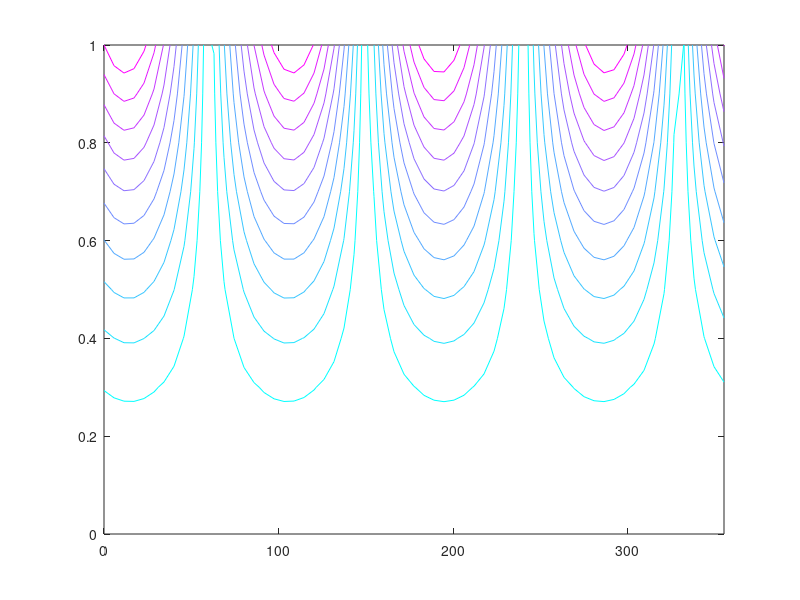
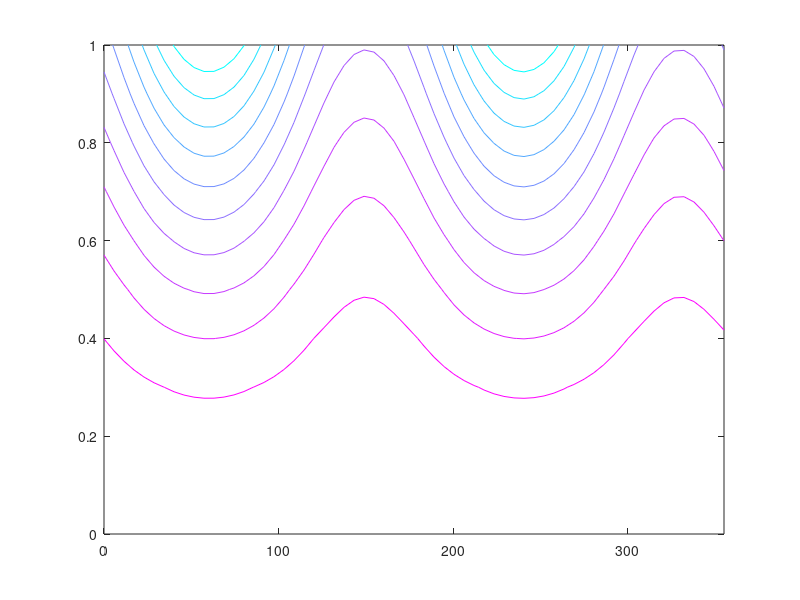
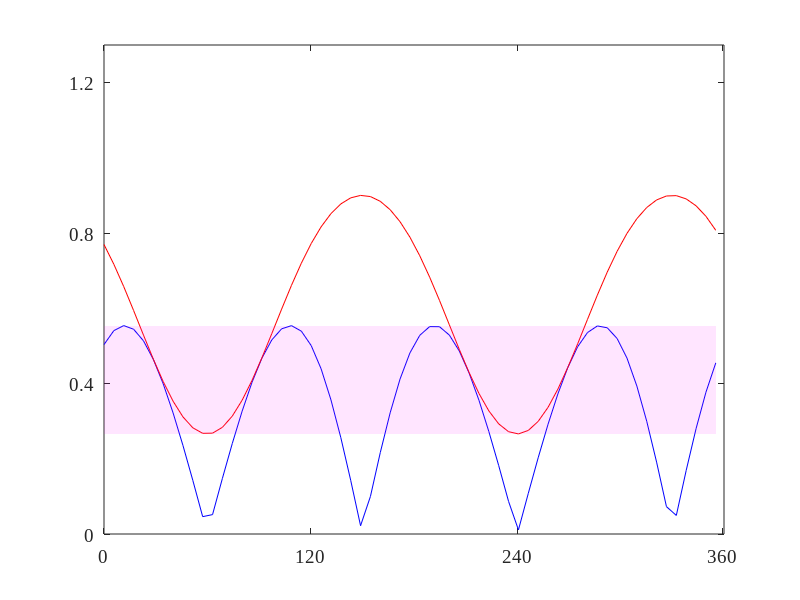

These charts were generated, in order, by the following MATLAB code: (Note: this script raises an error after producing the figures.)
Smin=[];
Smax=[];
mx=[];
theta_f1=0:0.1:2*pi;

for m=0:0.1:1
dead_time=0;

% m=0.9;
n=0;
D1=(1+m*sin(theta_f1)+(n/6)*sawtooth(3*theta_f1+pi/2,1/2))/2;
D1(D1<dead_time)=dead_time;
D1(D1>(1-dead_time))=1-dead_time;
% S1=(2/pi)*sin(pi*D1)*cos(theta_c);
S1=(2/pi)*sin(pi*(D1));
theta_f2=theta_f1-2*pi/3;
D2=(1+m*sin(theta_f2)+(n/6)*sawtooth(3*theta_f2+pi/2,1/2))/2;
D2(D2<dead_time)=dead_time;
D2(D2>(1-dead_time))=1-dead_time;
D2=(1+m*sin(theta_f2)+(n/6)*sawtooth(3*theta_f2+pi/2,1/2))/2;
S2=(2/pi)*sin(pi*(D2));

mx=[mx, m];

Smin=[Smin ; abs(S1-S2)];
Smax=[Smax ; abs(S1+S2)];
end

[X Y]= meshgrid(theta_f1*180/pi,mx); 

%%
figure1 = figure('Position', [0 0 400 300]);
colormap(cool)
% axes1 = axes('Parent',figure1);
% hold(axes1,'on');
contour(X,Y,Smin);

% mesh(X,Y,Smin);
% hold on;
% mesh(X,Y,Smax);
% hold on;

%%

figure2 = figure('Position', [0 0 400 300]);
colormap(cool)
contour(X,Y,Smax);
% % mesh(X,Y,Smax);


% Create ylabel
% ylabel({'Modulation Index'},'FontSize',15);

% Create xlabel
% xlabel('Fundamental Phase ($^o$)','FontSize',15);

% box(axes1,'off');
% grid(axes1,'on');
% axis(axes1,'tight');
% hold(axes1,'off');
% 
% set(axes1,'BoxStyle','full','Color',[0 0 0],...
%     'FontName','Times New Roman','FontSize',16,'GridAlpha',0.7, ...
%     'Layer','top','MinorGridAlpha',0.2,'MinorGridLineStyle','-','XMinorGrid','on', ...
%     'XTick', [0 60 120 180 240 300 359], ...
%     'XTickLabel',{'0','60','120','180','240','300','360'},...
%     'YMinorGrid','on','ZMinorGrid','on');

%%
figure1 = figure('Position', [0 0 400 300]);
axes1 = axes('Parent',figure1);
hold(axes1,'on');
% plot(theta_f1*180/pi,S1,'r')
% hold on;
% plot(theta_f1*180/pi,S2,'b')
% hold on;
plot(theta_f1*180/pi,abs(S1-S2),'b')
hold on;
plot(theta_f1*180/pi,abs(S1+S2),'r')

x = min(abs(S1+S2))*ones(size(theta_f1));
y=max(abs(S1-S2))*ones(size(theta_f1));

patch('Parent',axes1, 'XData', [theta_f1*180/pi fliplr(theta_f1*180/pi)],'YData', [x fliplr(y)],'FaceColor',[1 0 1],...
    'EdgeColor','none','FaceAlpha',0.1)

box(axes1,'on');
hold(axes1,'off');

xlim([0 360])
ylim([0 1.3])

set(axes1,'XTick',[0 120 240 359], ...
    'XTickLabel',{'0','120','240','360'}, ...
    'YTick',[0 0.4 0.8 1.2], ...
    'YTickLabel',{'0','0.4','0.8','1.2'}, ...
    'FontName','TimesNewRoman','FontSize',14);

legend1 = legend(axes1,'show',{'Minimum','Maximum'},'interpreter','Latex','FontName','TimesNewRoman','FontSize',10);
set(legend1,...
    'Location','Best',...
    'EdgeColor','none',...
    'Color','white');

ylabel({'$\hat {S_{AB}}_{f_s}$'},'interpreter','latex','FontName','Times New Roman',...
    'FontSize',18);

% Create xlabel
xlabel('Fundamental Phase ($^o$)','interpreter','latex','FontName','Times New Roman',...
    'FontSize',15);
